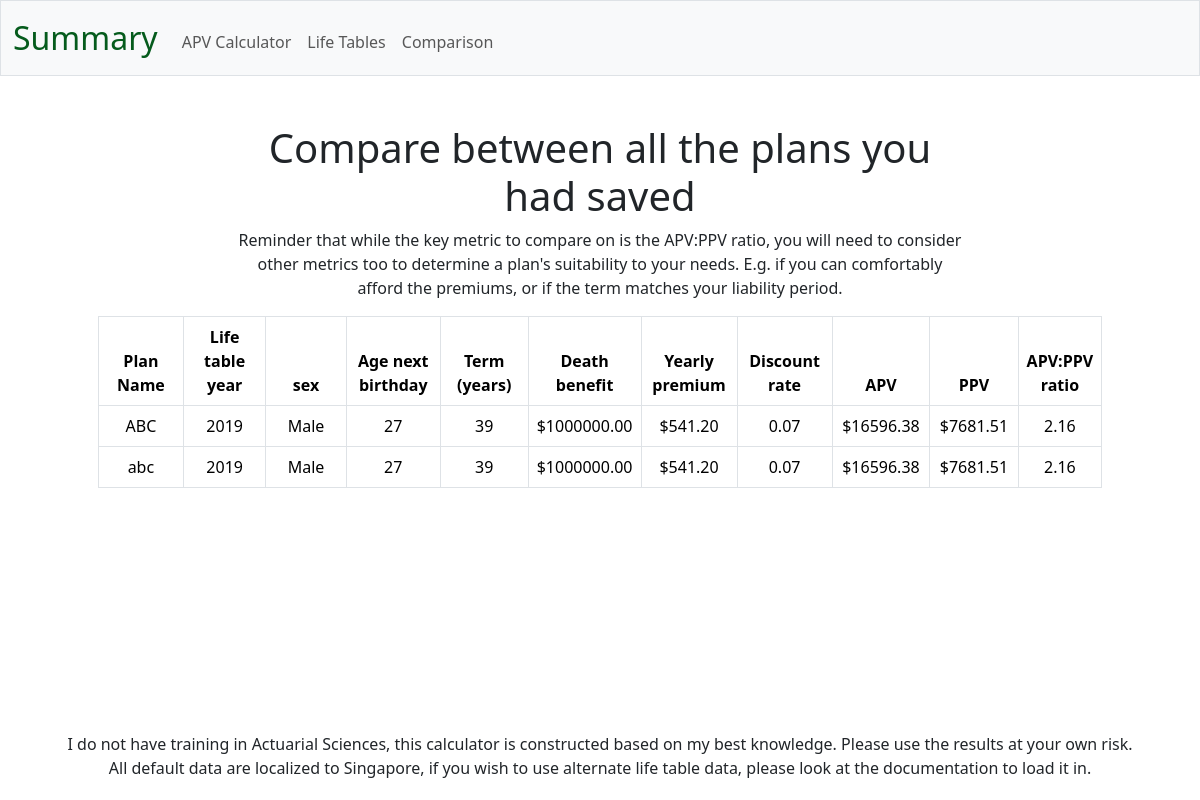
The page /compare on the database its author committed.
### tables this page shows
CREATE TABLE plans (
            plan TEXT,
            sex TEXT,
            year INTEGER,
            anb INTEGER,
            term INTEGER,
            benefit FLOAT,
            discount FLOAT,
            premium FLOAT,
            apv FLOAT,
            ppv FLOAT,
            ratio FLOAT
            );

### app.py (the view)
@app.route("/compare")
def compare():
    plans = get_plans()
    return render_template("compare.html", plans=plans)

### app.py (called while the page is built)
@app.after_request
def after_request(response):
    response.headers["Cache-Control"] = "no-cache, no-store, must-revalidate"
    response.headers["Expires"] = 0
    response.headers["Pragma"] = "no-cache"
    return response

### helpers.py (called while the page is built)
def get_plans():
    con = sqlite3.connect('lifetables.db')
    cur = con.cursor()
    cur.execute("SELECT * FROM plans ORDER BY ratio")
    cols = [col[0] for col in cur.description]
    plans = [{k:v for k, v in zip(cols, row)} for row in cur.fetchall()]
    return plans

### templates/compare.html (shortened to what this page needs)
{% extends "layout.html" %}
{% block main %}
    <div class="mx-auto text-justify text-center" style="width: 65%;">
        <h1>Compare between all the plans you had saved</h1>
        <p>
            Reminder that while the key metric to compare on is the APV:PPV ratio,
            you will need to consider other metrics too to determine a plan's suitability
            to your needs. E.g. if you can comfortably afford the premiums, or if the
            term matches your liability period.
        </p>
    </div>
    <div class="mb-3 d-flex justify-content-center align-items-center">
        <table class="table table-bordered" style="width: 90%;">
            <thead>
                <tr>
                    <th style="width: 10%;">Plan Name</th>
                    <th style="width: 10%;">Life table year</th>
                    <th style="width: 10%;">sex</th>
                    <th style="width: 10%;">Age next birthday</th>
                    <th style="width: 10%;">Term (years)</th>
                    <th style="width: 11%;">Death benefit</th>
                    <th style="width: 10%;">Yearly premium</th>
                    <th style="width: 10%;">Discount rate</th>
                    <th style="width: 10%;">APV</th>
                    <th style="width: 10%;">PPV</th>
                    <th style="width: 10%;">APV:PPV ratio</th>
                </tr>
            </thead>
            <tbody>
                {% for row in plans %}
                    <tr>
                        <td>{{ row.plan }}</td>
                        <td>{{ row.year }}</td>
                        <td>{{ row.sex }}</td>
                        <td>{{ row.anb }}</td>
                        <td>{{ row.term }}</td>
                        <td>{{ '$' + '%.2f' % row.benefit }}</td>
                        <td>{{ '$' + '%.2f' % row.premium }}</td>
                        <td>{{ row.discount }}</td>
                        <td>{{ '$' + '%.2f' % row.apv }}</td>
                        <td>{{ '$' + '%.2f' % row.ppv }}</td>
                        <td>{{ '%.2f' % row.ratio }}</td>
                    </tr>
                {% endfor %}
            </tbody>
        </table>
    </div>
{% endblock %}

### templates/layout.html (shortened to what this page needs)
<!DOCTYPE html>
<html lang="en">
    <head>
        <link href="https://cdn.jsdelivr.net/npm/bootstrap@5.3.3/dist/css/bootstrap.min.css" rel="stylesheet">
        <link href="/static/styles.css" rel="stylesheet">
    </head>
    <body>
        <nav class="bg-light border navbar navbar-expand-md navbar-light">
            <div class="container-fluid">
                <a class="navbar-brand" href="/"><span class="Color">Summary</span></a>
                <div class="collapse navbar-collapse" id="navbar">
                        <ul class="navbar-nav me-auto mt-2">
                            <li class="nav-item"><a class="nav-link" href="/apv">APV Calculator</a></li>
                            <li class="nav-item"><a class="nav-link" href="/tables">Life Tables</a></li>
                            <li class="nav-item"><a class="nav-link" href="/compare">Comparison</a></li>
                        </ul>
                </div>
            </div>
        </nav>
        <main class="container py-5 text-center">
            {% block main %}{% endblock %}
        </main>
        <footer class="fixed-bottom text-center w-100"  style="background-color: white; padding: 20px 0;">
            <div>
                I do not have training in Actuarial Sciences, this calculator is constructed based on my best knowledge. Please use the results at your own risk.
                <br>
                All default data are localized to Singapore, if you wish to use alternate life table data, please look at the documentation to load it in.
            </div>
        </footer>
    </body>
</html>

### static/styles.css (style rules this page uses)
nav .navbar-brand { font-size: xx-large; }
nav .navbar-brand .Color { color: #055b1c; }
.text-justify { text-align: justify; }

### rows shown on the page
plans: plan "ABC", year "2019", sex "Male", anb "27", term "39", benefit "$1000000.00", premium "$541.20", discount "0.07", apv "$16596.38", ppv "$7681.51", ratio "2.16"
plans: plan "abc", year "2019", sex "Male", anb "27", term "39", benefit "$1000000.00", premium "$541.20", discount "0.07", apv "$16596.38", ppv "$7681.51", ratio "2.16"
